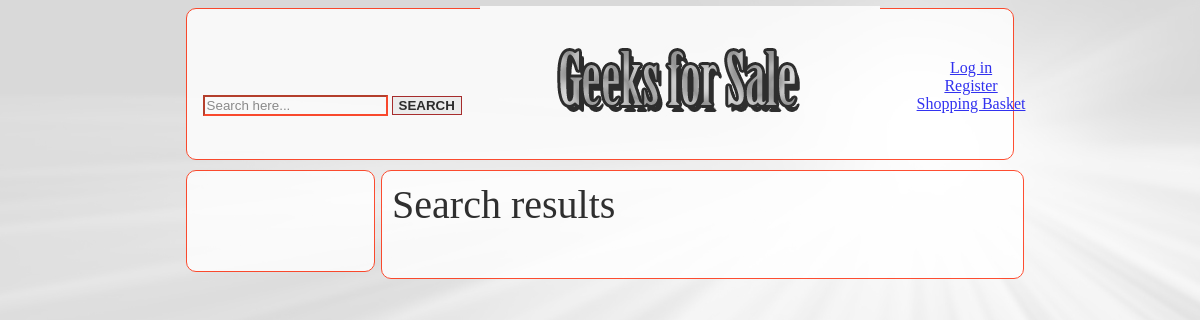
Page /search.php on the earlier database version.
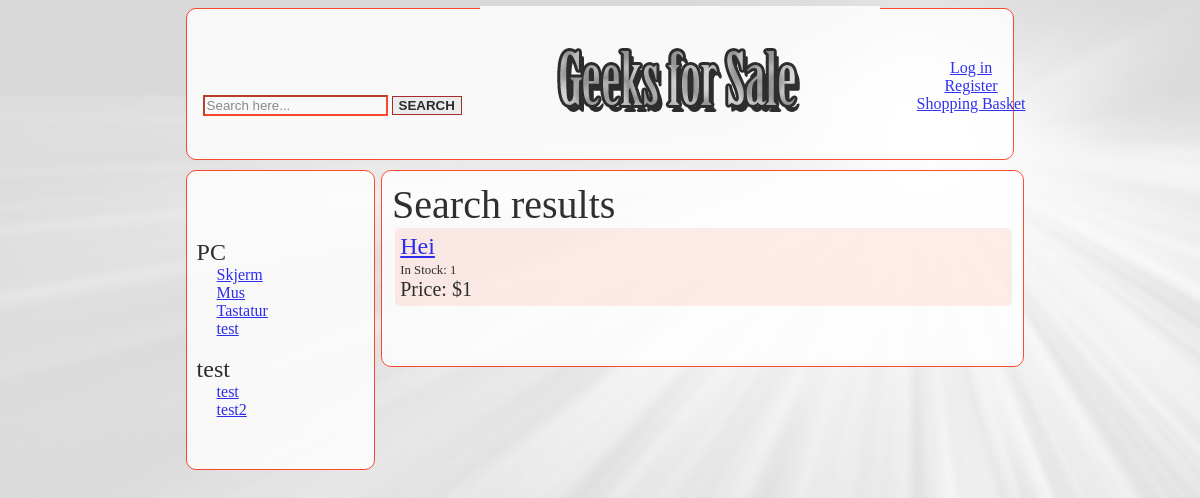
Same page on the later database version.
### tables this page shows
CREATE TABLE IF NOT EXISTS `productcategory` (
  `id` int(10) unsigned NOT NULL AUTO_INCREMENT,
  `categoryName` text NOT NULL,
  PRIMARY KEY (`id`)
);

CREATE TABLE IF NOT EXISTS `subcategory` (
  `id` int(10) unsigned NOT NULL AUTO_INCREMENT,
  `name` text NOT NULL,
  `categoryid` int(11) NOT NULL,
  PRIMARY KEY (`id`),
  KEY `categoryid` (`categoryid`)
);

CREATE TABLE IF NOT EXISTS `products` (
  `id` int(10) unsigned NOT NULL AUTO_INCREMENT,
  `price` int(10) unsigned NOT NULL,
  `pictures` text NOT NULL,
  `name` text NOT NULL,
  `info` text NOT NULL,
  `onStock` int(10) unsigned NOT NULL,
  `forSale` tinyint(1) NOT NULL,
  `rabatt` int(10) unsigned NOT NULL,
  `categoriID` int(10) unsigned NOT NULL,
  PRIMARY KEY (`id`)
);

### search.php (the view)
<?php
include 'Geeksforsaletop.php';
?>
<div id="content">
  <t0>Search results </t0>
   <?php
   $search = '\'%'.mysql_real_escape_string($_POST['search']).'%\'';
   $sql = "SELECT * from products where name like $search OR id=:search or info like $search AND forSale=1";
   $sth = $db->prepare($sql);
   $sth->bindValue (':search', $_POST['search']);
   $sth->execute();
   $sth->setFetchMode(PDO::FETCH_ASSOC);
   while($row = $sth->fetch()){
          echo "<div id=product>";
          echo "<t1><a href=\"productdetails.php?id=".$row['id']."\">".$row['name']."</a></t1></br>";
          echo "<t3>In Stock: ".$row['onStock']."</t3></br>";
          if(intval($row['rabatt'])!= 0){
            echo "<t2>Price: $".intval($row['price'])*(intval($row['rabatt'])/100)."</t2>";
         }else{
            echo "<t2>Price: $".$row['price']."</t2>";
        }
          echo "</div>";
   }
   ?>
</div>
</BODY>
</HTML>

### Geeksforsaletop.php (shortened to what this page needs)
<!DOCTYPE HTML PUBLIC "-//W3C//DTD HTML 4.01//EN"
   "http://www.w3.org/TR/html4/strict.dtd">
<HTML>
   <HEAD>
      <link rel="stylesheet" type="text/css" href="StyleIndex.css"/>
   </HEAD>
   <BODY>
     <div id="header">
      <?php include("topmenu.php"); ?>
 </div>
 <div id="menu">
   <?php
   require_once 'menu.php';
   ?>
	</div>

### menu.php
<?php
require "db.php";
$sql = "Select * from productcategory where visible=1";
$sth = $db->prepare($sql);
$sth->execute();
$sth->setFetchMode(PDO::FETCH_ASSOC);
while($row = $sth->fetch()){
	echo "<br><t1>".$row['categoryName']."</t1><br>";
	$sql = "Select * from subcategory where visible=1 AND categoryid = ".$row['id'];
	$sth2 = $db->prepare($sql);
	$sth2->execute();
	$sth2->setFetchMode(PDO::FETCH_ASSOC);
	while($rows = $sth2->fetch()){
		echo "<t2I><a href=\"productcategory.php?id=".$rows['id']."\">".$rows['name']."</a></t2I><br>";
	}
}
?>

Differences in the rows shown:
added productcategory: categoryName "PC"
added subcategory: name "Skjerm", shown under "PC"
added subcategory: name "Mus", shown under "PC"
added subcategory: name "Tastatur", shown under "PC"
added subcategory: name "test", shown under "PC"
added productcategory: categoryName "test"
added subcategory: name "test"
added subcategory: name "test2", shown under "test"
added products: name "Hei", onStock "1", price "1"
